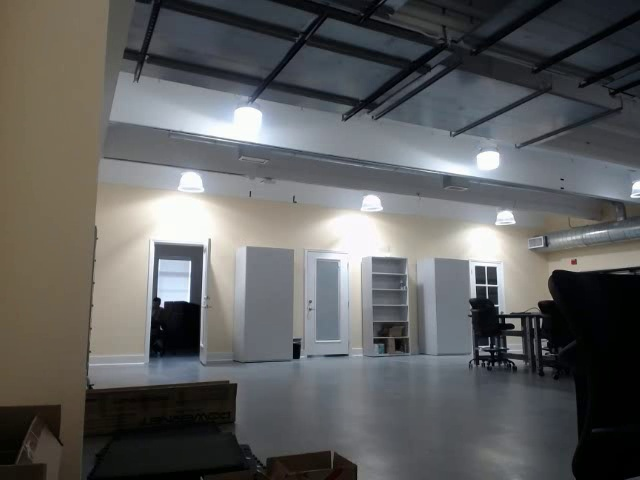
#> input picture frame_2.jpg, 640 x 480 px
$ python light_tracer.py
#> lines starting #> are read from the running program, lines starting #| are printed output that depends on the picture
import cv2
import numpy as np
from scipy import signal


img = cv2.imread("frame_2.jpg")
#> img is the input picture: shape (480, 640, 3); mean B, G, R 95.4, 95.7, 95.2

img = cv2.cvtColor(img, cv2.COLOR_BGR2GRAY)
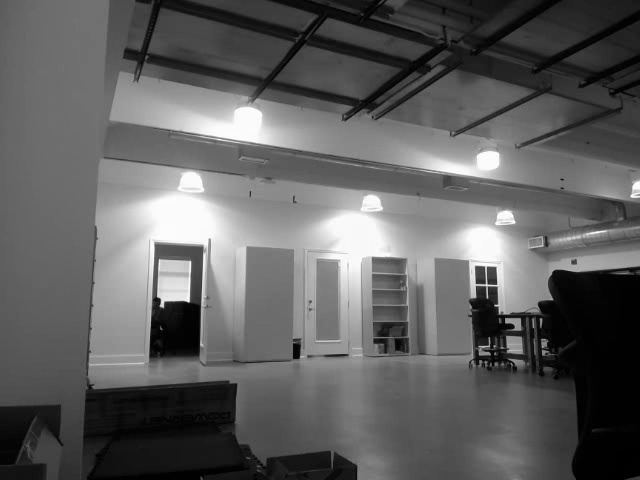
#> img: shape (480, 640); min 0, max 255, mean 95.5

img = np.array(img)

gaussian = np.array([[1,5,1],[5,10,5],[1,5,1]])/34
gauss = cv2.filter2D(img, -1, gaussian)

grad_x = np.array([[1,0,-1],[1,0,-1],[1,0,-1]])
grad_y = np.array([[1,0,1],[0,0,0],[-1,0,-1]])
gx = cv2.filter2D(gauss, -1, grad_y)
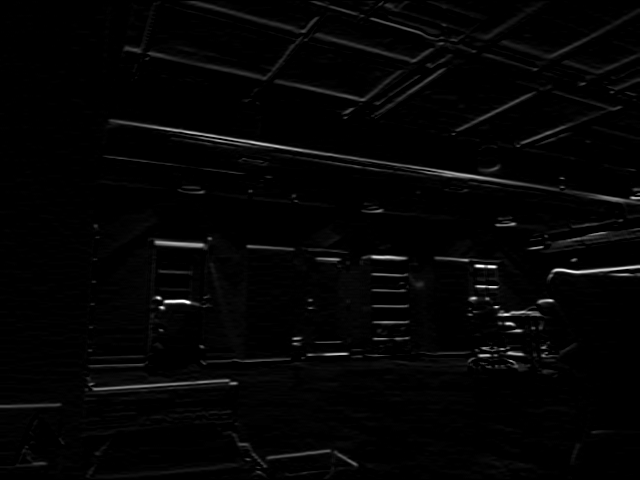
#> gx: shape (480, 640); min 0, max 255, mean 4.4
gy = cv2.filter2D(gauss, -1, grad_x)
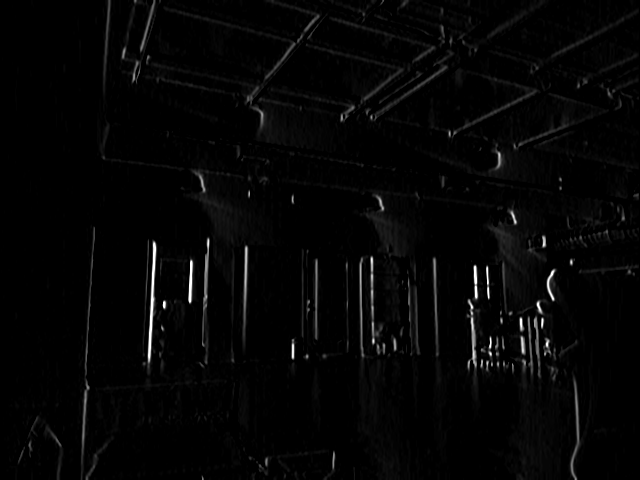
#> gy: shape (480, 640); min 0, max 255, mean 5.1

grad = ((gx) + (gy))
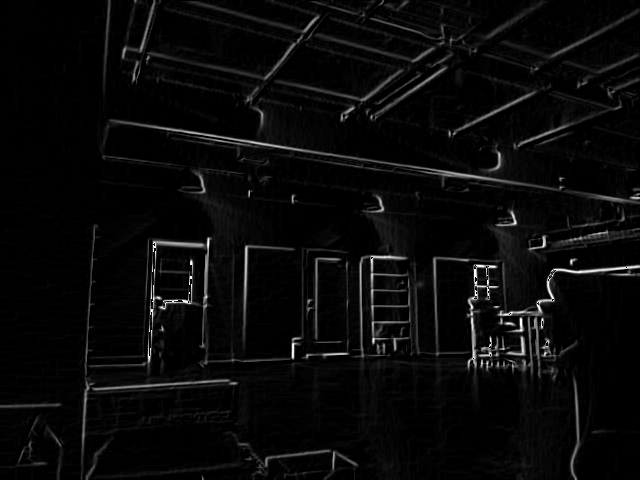
#> grad: shape (480, 640); min 0, max 255, mean 9.2


print(grad)
#> (printed output is left out)

cv2.namedWindow("Original", cv2.WINDOW_NORMAL)
cv2.resizeWindow('Original', 1920,1280)
cv2.imshow("Original", gauss)

cv2.namedWindow("Tracer", cv2.WINDOW_NORMAL)
cv2.resizeWindow('Tracer', 1920,1280)
cv2.imshow("Tracer", grad)

cv2.waitKey(0)
